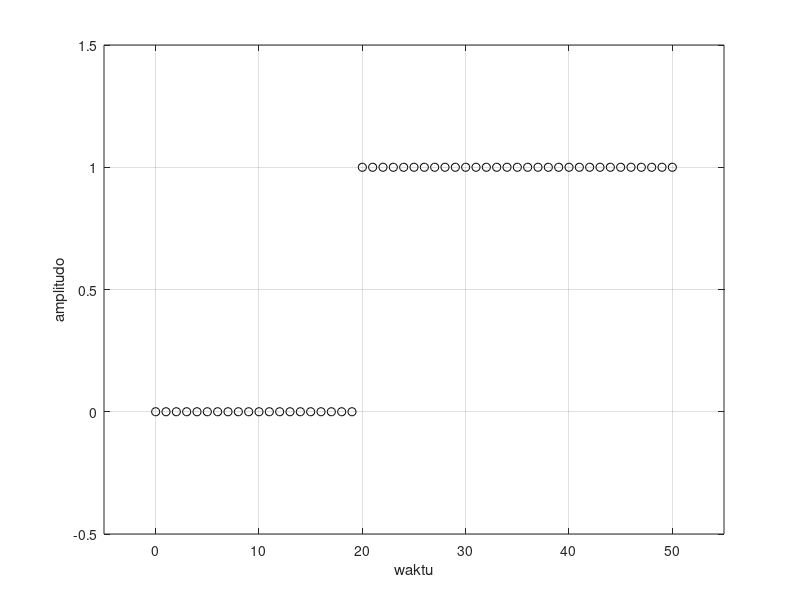

The MATLAB source for this figure:
% Menampilkan sinyal Unit Step Tertunda
n=0:50;
tunda=20;
k=length(n) - tunda;
z=zeros(1,tunda);
x=[z, ones(1,k)];
plot(n,x,'ko'), grid;
xlabel('waktu'), ylabel('amplitudo');
axis([-5 55 -0.5 1.5]);
